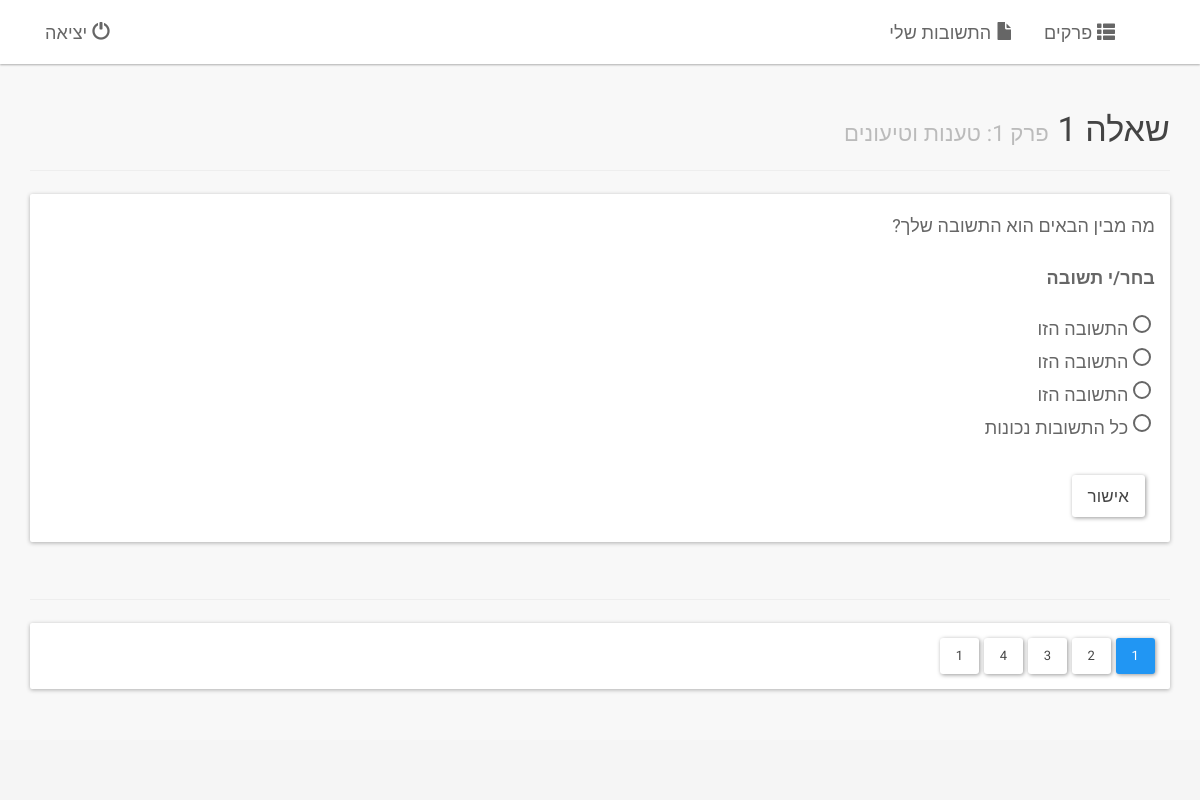
Screenshot of /fregush/1/ (signed in) with the database file from the repository.
### logic/models.py (models this page shows, shortened)
class Chapter(models.Model):
    number = models.PositiveIntegerField(verbose_name='מספר', unique=True)
    title = models.CharField(verbose_name='כותרת', max_length=30)
    def num_questions(self):
        return Question._count(chapter__number=self.number)
    num_questions.short_description = 'מספר שאלות'
    def get_questions(self):
        return Question._filter(chapter__number=self.number)
    class Meta:
        verbose_name = 'פרק'
        verbose_name_plural = 'פרקים'
        ordering = ['number']

class TextualQuestion(Question):
    text = models.TextField(verbose_name='טקסט')
    class Meta(Question.Meta):
        abstract = True

class ChoiceQuestion(TextualQuestion):
    class Meta(TextualQuestion.Meta):
        verbose_name = 'שאלת בחירה'
        verbose_name_plural = 'שאלות בחירה'

class Answer(models.Model):
    text = models.CharField(verbose_name='טקסט', max_length=200)
    @property
    def short_text(self):
        return shorten_text(self.text)
    def __unicode__(self):
        return self.short_text
    class Meta:
        abstract = True

class Choice(Answer):
    question = models.ForeignKey(ChoiceQuestion, verbose_name='שאלה', on_delete=models.CASCADE)
    is_correct = models.BooleanField(verbose_name='תשובת נכונה?', default=False)
    class Meta(Answer.Meta):
        verbose_name = 'בחירה'
        verbose_name_plural = 'בחירות'

class FormalQuestion(Question):
    formula = models.CharField(verbose_name='נוסחה', max_length=30)
    class Meta(Question.Meta):
        abstract = True

class DeductionQuestion(FormalQuestion):
    premises = models.CharField(verbose_name='הנחות', max_length=300)
    class Meta(FormalQuestion.Meta):
        verbose_name = 'שאלת דדוקציה'
        verbose_name_plural = 'שאלות דדוקציה'

### logic/views.py (the view, shortened to what this page needs)
class ChapterView(LoginRequiredMixin, generic.DetailView):
    template_name = 'logic/chapter.html'
    def get_object(self):
        u = self.request.user
        print 'USER: %s, %s' % (u.id, type(u))
        return get_object_or_404(Chapter, number=self.kwargs['number'])
    def get_context_data(self, **kwargs):
        context = super(ChapterView, self).get_context_data(**kwargs)
        questions = Question._filter(chapter__number=self.kwargs['number'])
        context['question_list'] = Question._filter(chapter__number=self.kwargs['number'])
        if len(questions) == 0:
            self.template_name = 'logic/index.html'
        else:
            first_question = questions[0] # TODO: determine the first question for this user
            context['question'] = first_question
            if type(first_question) == ChoiceQuestion:
                self.template_name = 'logic/choice.html'
        print 'TEMPLATE', self.template_name
        return context

### logic/models.py (called while the page is built)
def shorten_text(text, size=40):
    return text if len(text) <= size else '%s...' % text[:size-3]

def _concrete_sub_classes(cls):
    subs = []
    for sub in cls.__subclasses__():
        if sub._meta.abstract:
            subs.extend(_concrete_sub_classes(sub))
        else:
            subs.append(sub)
    return subs

    @classmethod
    def _filter(cls, **kwargs):
        return cls._sub_func('filter', **kwargs)

    @classmethod
    def _sub_func(cls, func_name, **kwargs):
        concretes = _concrete_sub_classes(cls)
        all_obj = []
        for c in concretes:
            all_obj.extend(getattr(c.objects, func_name)(**kwargs))
        return all_obj

### logic/templates/logic/choice.html (shortened to what this page needs)
{% extends "logic/question_base.html" %}
{% block pre_question %}בחר/י תשובה{% endblock %}
{% block question_content %}
  <div>
      <form id=cq>
      {% for choice in question.choice_set.all %}
          <input name="choice" value="{{ choice.id }}" type="radio"> {{ choice }}<br>
      {% endfor %}
        <div style="padding: 10px;margin-top: 20px;">
          <button class="btn btn-default btn-lg" id="answer" >אישור</button>
        </div>
      </form>
  </div>
{% endblock question_content %}

### logic/templates/logic/question_base.html (shortened to what this page needs)
{% extends "logic/base.html" %}
{% block content %}
  <div ng-app="myApp" ng-controller="qCtrl" class="container" role="main" id="main">
    <div class="page-header">
    <h3>שאלה {{ question.number }} <small>פרק {{ chapter.number }}: {{ chapter.title }}</small></h3>
    </div>
    <div class="panel panel-default">
      <div class="panel-body">
        <p style="white-space: pre-wrap;">{{ question.text }}</p>
        <p><b>{% block pre_question %}הזמן תשובה{% endblock %}</b></p>
        {% block question_content %}
        {% endblock %}
     </div>
    </div>
    <div class="page-header">
    </div>
    <div class="panel panel-default">
      <div class="panel-body">
{% for chap_question in question.chapter.get_questions %}
  {% if chap_question == question %}
        <button class="btn btn-primary">{{ chap_question.number }}</button>
  {% else %}
        <button class="btn btn-default">{{ chap_question.number }}</button>
  {% endif %}
{% endfor %}
      </div>
    </div>
  </div>
{% endblock content %}

### logic/static/logic/css/mycss.css (style rules this page uses)
body { background-color: #F8F8F8; padding-top: 65px; direction: rtl; font-family: 'Alef', sans-serif; font-size: large; }
html { position: relative; min-height: 100%; }
body { margin-bottom: 60px; }

### rows the page displays
Chapter: number "1", title "טענות וטיעונים"
ChoiceQuestion: text "מה מבין הבאים הוא התשובה שלך?", number "1"
Choice: text "התשובה הזו"
Choice: text "התשובה הזו"
Choice: text "התשובה הזו"
Choice: text "כל התשובות נכונות"
ChoiceQuestion: number "2"
ChoiceQuestion: number "3"
ChoiceQuestion: number "4"
DeductionQuestion: number "1"
